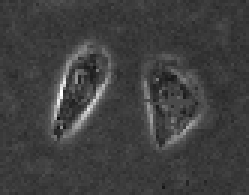
#> input picture Level-Set-master/twocells.bmp, 83 x 65 px (shown 3 times larger)
$ python Main.py ../twocells.bmp   (older library calls are emulated)
#> lines starting #> are read from the running program, lines starting #| are printed output that depends on the picture
from scipy.misc import imread
import matplotlib.pyplot as plt
from mpl_toolkits.mplot3d import Axes3D
import scipy.ndimage.filters as filters
from skimage import measure
import lv_set.drlse_algo as drlse
import numpy as np
import sys

img = np.array(imread(sys.argv[1], True), dtype='float32')
#> img: shape (65, 83) float32; min 15, max 255, mean 63.2
#img = np.array(imread('twocells.bmp', True), dtype='float32')
# im_t = img[:, :, 1]

# parameters
timestep = 1        # time step
mu = 0.2/timestep   # coefficient of the distance regularization term R(phi)
iter_inner = 4
iter_outer = 50
lmda = 2            # coefficient of the weighted length term L(phi)
alfa = -9           # coefficient of the weighted area term A(phi)
epsilon = 2.0       # parameter that specifies the width of the DiracDelta function

sigma = 0.8  #0.8         # scale parameter in Gaussian kernel
img_smooth = filters.gaussian_filter(img, sigma)    # smooth image by Gaussian convolution
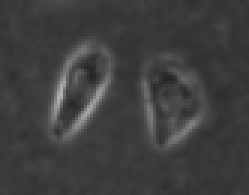
#> img_smooth: shape (65, 83) float32 (shown 3 times larger); min 37.25, max 179, mean 63.2
[Iy, Ix] = np.gradient(img_smooth)
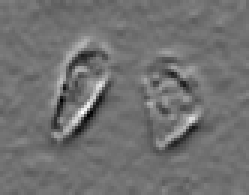
#> Iy: shape (65, 83) float32 (shown 3 times larger); min -27.73, max 34.51, mean 0; drawn with min black and max white
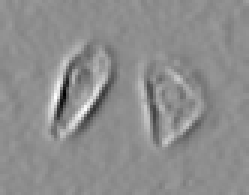
#> Ix: shape (65, 83) float32 (shown 3 times larger); min -56.39, max 44.89, mean 0; drawn with min black and max white
f = np.square(Ix) + np.square(Iy)
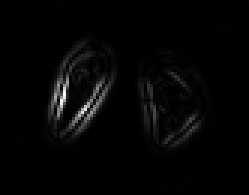
#> f: shape (65, 83) float32 (shown 3 times larger); min 0.000773, max 3195.5, mean 66; drawn with min black and max white
g = 1 / (1+f)    # edge indicator function.
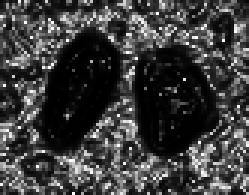
#> g: shape (65, 83) float32 (shown 3 times larger); min 0.000313, max 0.999, mean 0.24

# initialize LSF as binary step function
c0 = 2
initialLSF = c0 * np.ones(img.shape)
# generate the initial region R0 as two rectangles
# initialLSF[24:35, 19:25] = -c0
print(initialLSF.shape)
#| (65, 83)
initialLSF[75:85, 45:55] = -c0
phi = initialLSF.copy()

plt.ion()
fig1 = plt.figure(1)

def show_fig1():
    ax1 = fig1.add_subplot(111, projection='3d')
    y, x = phi.shape
    x = np.arange(0, x, 1)
    y = np.arange(0, y, 1)
    X, Y = np.meshgrid(x, y)
    ax1.plot_surface(X, Y, -phi, rstride=2, cstride=2, color='r', linewidth=0, alpha=0.6, antialiased=True)
    ax1.contour(X, Y, phi, 0, colors='g', linewidths=2)

show_fig1()
fig2 = plt.figure(2)


def show_fig2():
    contours = measure.find_contours(phi, 0)
    ax2 = fig2.add_subplot(111)
    ax2.imshow(img, interpolation='nearest', cmap=plt.cm.gray)
    for n, contour in enumerate(contours):
        ax2.plot(contour[:, 1], contour[:, 0], linewidth=2)


show_fig2()
print('show fig 2 first time')

potential = 2
if potential == 1:
    potentialFunction = 'single-well'  # use single well potential p1(s)=0.5*(s-1)^2, which is good for region-based model
elif potential == 2:
    potentialFunction = 'double-well'  # use double-well potential in Eq. (16), which is good for both edge and region based models
else:
    potentialFunction = 'double-well'  # default choice of potential function

# start level set evolution
for n in range(iter_outer):
#> (the run stopped early here; a loop or call above may not have finished)
